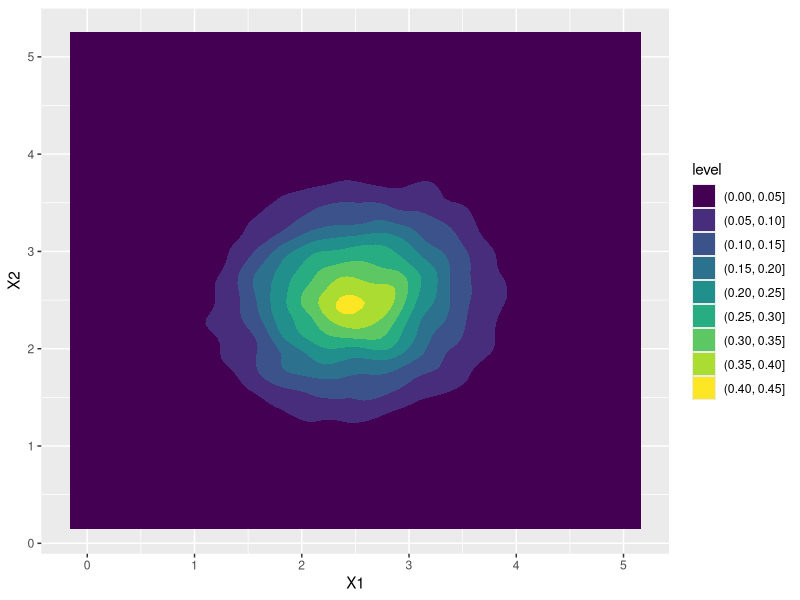

This chart was generated by the following R code:
## ---- chunk 1
base_dir = getwd()
base_url = paste0("https://",substr(base_dir,8, nchar(base_dir)))
wp_link = paste0(base_url,"/WorkingPaper.html")
ws_link = paste0(base_url,"/WorkingSlides.html")
rep_link = paste0(base_url,"/Replication.html")
miniblog_link = paste0(base_url,"/MiniBlog.html")
## ---- chunk 2
require(MASS)
require(ggplot2)
K = 2

drawF_nu = function(N){
.5*mvrnorm(N,c(5,5),rbind(c(1,.5),c(.5,1)))+.25*mvrnorm(N,c(0,1),rbind(c(1,-.5),c(-.5,1)))+.25*mvrnorm(N,c(0,-1),rbind(c(2,-1),c(-1,1)))
}
N = 10000
ggdf = data.frame(drawF_nu(N))
ggplot(ggdf,aes(x = X1, y = X2)) + geom_density_2d_filled()

